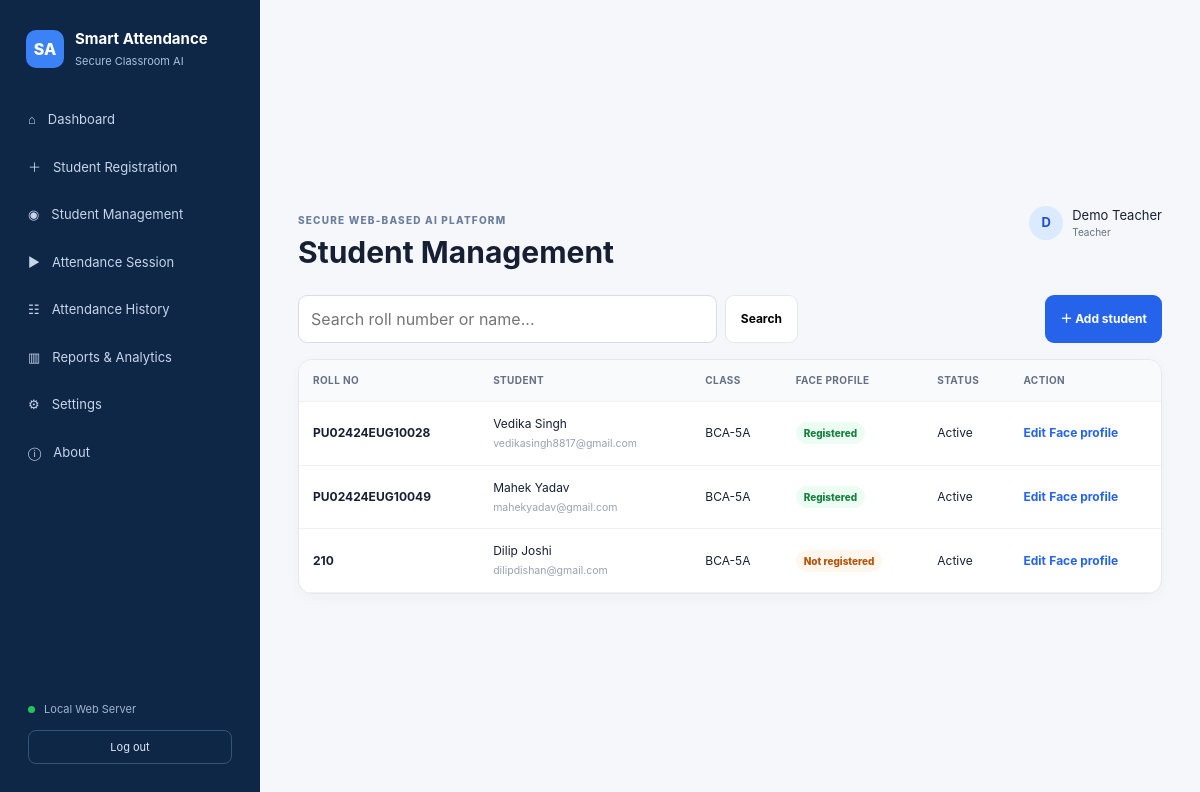
Page /students (signed in) on the committed database.
### app/models/models.py (models this page shows)
class Student(Base):
    __tablename__='students'
    student_id: Mapped[int] = mapped_column(Integer, primary_key=True)
    roll_no: Mapped[str] = mapped_column(String, unique=True)
    first_name: Mapped[str] = mapped_column(String)
    last_name: Mapped[str] = mapped_column(String)
    email: Mapped[str|None] = mapped_column(String, nullable=True)
    phone: Mapped[str|None] = mapped_column(String, nullable=True)
    class_id: Mapped[int] = mapped_column(ForeignKey('classes.class_id'))
    registration_date: Mapped[str] = mapped_column(String)
    status: Mapped[str] = mapped_column(String, default='Active')
    class_ = relationship('Class')
    face_data = relationship('FaceData', back_populates='student', uselist=False, cascade='all, delete-orphan')

class Class(Base):
    __tablename__='classes'
    class_id: Mapped[int] = mapped_column(Integer, primary_key=True)
    class_name: Mapped[str] = mapped_column(String)
    course_id: Mapped[int] = mapped_column(ForeignKey('courses.course_id'))
    faculty_id: Mapped[int] = mapped_column(ForeignKey('users.user_id'))
    academic_year: Mapped[str|None] = mapped_column(String, nullable=True)
    semester: Mapped[str|None] = mapped_column(String, nullable=True)
    active: Mapped[bool] = mapped_column(Boolean, default=True)
    course = relationship('Course')
    faculty = relationship('User')

### app/routers/web.py (the view)
@router.get("/students")
def students(
    request: Request,
    q: str = "",
    db: Session = Depends(get_db),
):
    if not user_required(request):
        return RedirectResponse("/login", 303)
    stmt = select(Student).order_by(Student.student_id.desc())
    if q:
        stmt = stmt.where(
            or_(
                Student.roll_no.contains(q),
                Student.first_name.contains(q),
                Student.last_name.contains(q),
            )
        )
    return request.app.state.templates.TemplateResponse(
        request=request,
        name="students/manage.html",
        context=ctx(
            request,
            students=db.scalars(stmt).all(),
            q=q,
        ),
    )

### app/templates/students/manage.html (shortened to what this page needs)
{% extends 'base.html' %}{% block heading %}Student Management{% endblock %}{% block content %}<div class="toolbar"><form class="search" method="get"><input name="q" value="{{ q }}" placeholder="Search roll number or name..."><button>Search</button></form><a class="primary-btn" href="/students/register">＋ Add student</a></div><div class="page-card table-card"><table class="table-hover"><thead><tr><th>Roll No</th><th>Student</th><th>Class</th><th>Face Profile</th><th>Status</th><th>Action</th></tr></thead><tbody>{% for s in students %}<tr><td><strong>{{ s.roll_no }}</strong></td><td>{{ s.first_name }} {{ s.last_name }}<small>{{ s.email or 'No email' }}</small></td><td>{{ s.class_.class_name }}</td><td>{% if s.face_data %}<span class="badge-soft success">Registered</span>{% else %}<span class="badge-soft warning">Not registered</span>{% endif %}</td><td>{{ s.status }}</td><td><a class="table-link" href="/students/{{ s.student_id }}/edit">Edit</a> <a class="table-link" href="/students/{{ s.student_id }}/face">Face profile</a>{% if user.role=='admin' %}<form method="post" action="/students/{{ s.student_id }}/delete" class="inline delete-form"><button type="submit" class="danger-link">Delete</button></form>{% endif %}</td></tr>{% else %}<tr><td colspan="6" class="empty"><div style="padding: 20px;"><strong>No students found.</strong><br><small>Click "Add student" to register a new learner.</small></div></td></tr>{% endfor %}</tbody></table></div>{% endblock %}

### app/templates/base.html
<!doctype html><html lang="en"><head><meta charset="utf-8"><meta name="viewport" content="width=device-width,initial-scale=1"><title>{{ title }}{% if page_title %} · {{ page_title }}{% endif %}</title><link href="https://cdn.jsdelivr.net/npm/bootstrap@5.3.3/dist/css/bootstrap.min.css" rel="stylesheet"><link href="/static/css/app.css?v={{ version }}" rel="stylesheet"></head><body><div class="app-shell"><aside class="sidebar"><div class="brand"><div class="brand-mark">SA</div><div><strong>Smart Attendance</strong><span>Secure Classroom AI</span></div></div><nav><a href="/" class="nav-link">⌂ <span>Dashboard</span></a><a href="/students/register" class="nav-link">＋ <span>Student Registration</span></a><a href="/students" class="nav-link">◉ <span>Student Management</span></a><a href="/attendance/session" class="nav-link">▶ <span>Attendance Session</span></a><a href="/attendance/history" class="nav-link">☷ <span>Attendance History</span></a><a href="/reports" class="nav-link">▥ <span>Reports & Analytics</span></a><a href="/settings" class="nav-link">⚙ <span>Settings</span></a><a href="/about" class="nav-link">ⓘ <span>About</span></a></nav><div class="sidebar-bottom"><span class="offline-dot"></span> Local Web Server<form method="post" action="/logout"><button class="logout">Log out</button></form></div></aside><main class="main"><header class="topbar"><div><span class="eyebrow">SECURE WEB-BASED AI PLATFORM</span><h1>{% block heading %}{% endblock %}</h1></div><div class="user-chip"><span class="avatar">{{ user.full_name[:1] if user.full_name else 'U' }}</span><span>{{ user.full_name }}<small>{{ user.role|title }}</small></span></div></header>{% if error %}<div class="alert alert-danger">{{ error }}</div>{% endif %}{% if message %}<div class="alert alert-success">{{ message }}</div>{% endif %}{% block content %}{% endblock %}</main></div><script src="/static/js/app.js?v={{ version }}"></script>{% block scripts %}{% endblock %}</body></html>

### app/static/css/app.css (style rules this page uses)
:root { --navy:#0f2747;--blue:#2563eb;--blue2:#1d4ed8;--bg:#f5f7fb;--surface:#fff;--text:#172033;--muted:#667085;--border:#e4e7ec;--green:#16a34a;--red:#dc2626;--amber:#b7791f }
* { box-sizing:border-box }
body { margin:0;background:var(--bg);color:var(--text);font-family:Inter,Segoe UI,Arial,sans-serif }
.app-shell { min-height:100vh;display:flex }
.sidebar { width:260px;background:var(--navy);color:#fff;padding:24px 16px;display:flex;flex-direction:column;position:sticky;top:0;height:100vh }
.brand { display:flex;gap:11px;align-items:center;padding:4px 10px 30px }
.brand-mark { width:38px;height:38px;border-radius:10px;background:#3b82f6;display:grid;place-items:center;font-weight:800 }
.brand strong { display:block;font-size:15px }
.brand span { display:block;color:#a9c0e0;font-size:11px;margin-top:2px }
.sidebar nav { display:grid;gap:6px }
.nav-link { color:#c7d5ea;text-decoration:none;padding:11px 12px;border-radius:9px;display:flex;gap:12px;align-items:center;font-size:13px }
.sidebar-bottom { margin-top:auto;color:#9fb4d1;font-size:11px;padding:12px }
.offline-dot { display:inline-block;width:7px;height:7px;border-radius:50%;background:#22c55e;margin-right:6px }
.logout { margin-top:12px;background:transparent;border:1px solid #35537a;color:#dce7f5;border-radius:8px;padding:8px 12px;width:100% }
.main { flex:1;padding:30px 38px;max-width:1500px;margin:auto;width:100% }
.topbar { display:flex;justify-content:space-between;align-items:flex-start;margin-bottom:25px }
.eyebrow { font-size:10px;font-weight:800;letter-spacing:.12em;color:#6b7f9d }
.topbar h1 { font-size:30px;margin:4px 0 0;font-weight:750 }
.user-chip { display:flex;gap:9px;align-items:center;font-size:13px }
.user-chip small { display:block;color:var(--muted);font-size:10px }
.avatar { width:34px;height:34px;border-radius:50%;background:#dbeafe;color:#1d4ed8;display:grid;place-items:center;font-weight:700 }
.page-card,.camera-card,.decision-card,.info-panel { background:#fff;border:1px solid var(--border);border-radius:14px;padding:24px;box-shadow:0 4px 15px rgba(15,39,71,.03) }
input,select { width:100%;padding:11px 12px;border:1px solid #d7dce5;border-radius:9px;background:#fff;outline:none }
.primary-btn,.secondary-btn,.danger-btn,.toolbar button { display:inline-flex;align-items:center;justify-content:center;gap:8px;border:0;border-radius:9px;padding:11px 15px;text-decoration:none;font-weight:750;font-size:12px;cursor:pointer }
.primary-btn { background:var(--blue);color:#fff }
.toolbar { display:flex;justify-content:space-between;gap:12px;margin-bottom:16px }
.search { display:flex;gap:8px;max-width:500px;flex:1 }
.search button { background:#fff;border:1px solid var(--border) }
table { width:100%;border-collapse:collapse;font-size:12px }
th { background:#f8fafc;color:#667085;text-align:left;font-size:10px;text-transform:uppercase;letter-spacing:.04em }
th,td { padding:13px 14px;border-bottom:1px solid #eef0f4 }
td small { display:block;color:#98a2b3;margin-top:3px }
.table-card { padding:0;overflow:hidden }
.table-link { color:var(--blue);font-weight:700;text-decoration:none }
.badge-soft { padding:5px 8px;border-radius:999px;font-size:10px;font-weight:800 }
.badge-soft.success { background:#ecfdf3;color:#15803d }
.badge-soft.warning { background:#fff7ed;color:#b45309 }
.table-hover tbody tr { transition: background-color 0.15s ease; }
.primary-btn, .secondary-btn, .danger-btn { transition: all 0.15s ease; }

### rows in the picture
Student: roll_no "PU02424EUG10028", first_name "Vedika", last_name "Singh", email "vedikasingh8817@gmail.com", class_.class_name "BCA-5A", shows "Registered", status "Active"
Student: roll_no "PU02424EUG10049", first_name "Mahek", last_name "Yadav", email "mahekyadav@gmail.com", class_.class_name "BCA-5A", shows "Registered", status "Active"
Student: roll_no "210", first_name "Dilip", last_name "Joshi", email "dilipdishan@gmail.com", class_.class_name "BCA-5A", shows "Not registered", status "Active"

### other values in the picture
{{ user.full_name[:1] if user.full_name else 'U' }} "D"
{{ user.full_name }} "Demo Teacher"
{{ user.role|title }} "Teacher"
